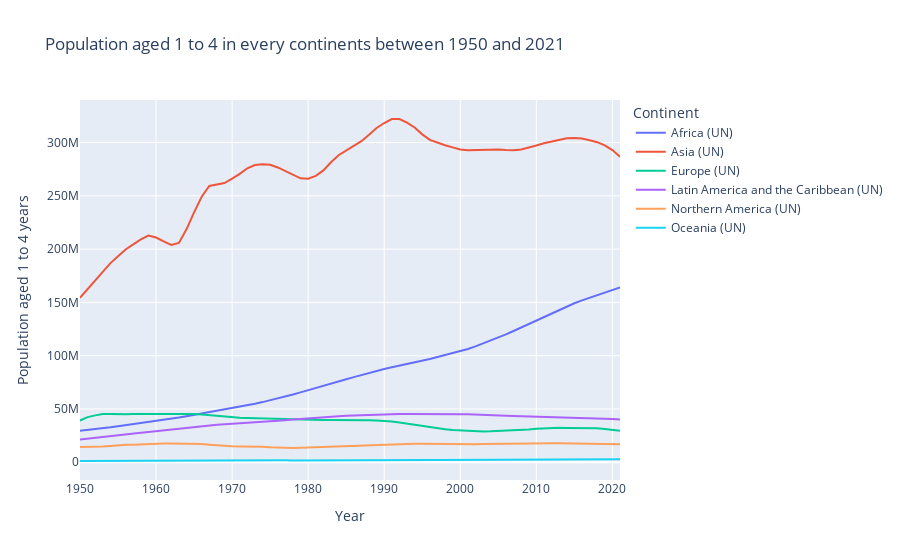

This figure's notebook cell:
### Markdown cell above
## 2.2: Population between 1 and 4

### Code cell
# Filter the DataFrame to select data related to Africa
africa_data = filtered_pop[filtered_pop['Continents and World'] == 'Africa (UN)']

# Filter the DataFrame to select data related to other continents
other_continents_data = filtered_pop[~filtered_pop['Continents and World'].isin(['Africa (UN)', 'World'])]

# Columns to include in the plot
columns_to_plot = ['Population aged 1 to 4 years']

# Concatenate Africa data with data from other continents
combined_data = pd.concat([africa_data, other_continents_data])

# Create an interactive line plot with multiple curves using Plotly Express
fig = px.line(combined_data, x='Year', y='Population aged 1 to 4 years', color='Continents and World', 
              title='Population aged 1 to 4 in every continents between 1950 and 2021', 
              labels={'value': 'Population', 'Year': 'Year', 'Continents and World': 'Continent'})

# Show the interactive line plot
fig.show()
